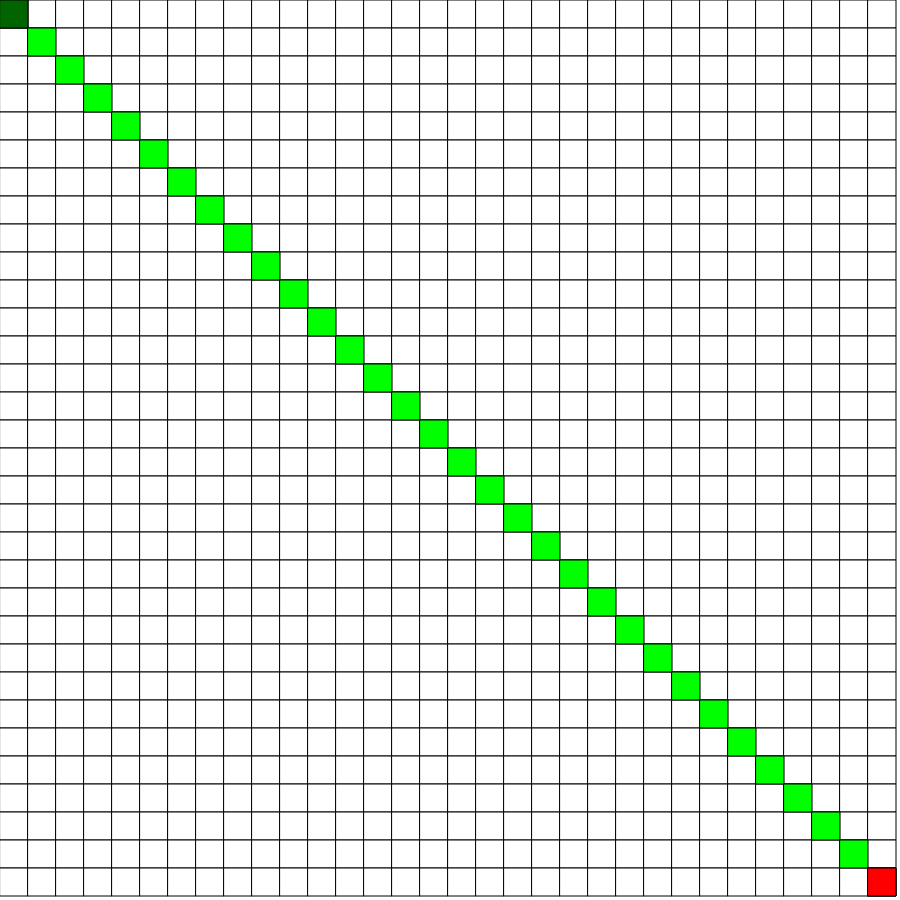
Frame 1 (no input)
Frame 60 (no input): identical to frame 1, image omitted
Frame 120 (the mouse pressed at the canvas centre since frame 60): identical to frame 1, image omitted

The p5.js sketch that drew this single still picture (run headless with seeded random() and noise() and a simulated clock; from frame 60 on, the mouse is pressed at the canvas centre):

// p5.js sketch
// ── sketch.js
const COLS = 32;
const ROWS = 32;
const windowRatio = window.innerHeight / window.innerWidth; //TODO: make the canvas exactly fit each pixel TODOTODO: canvas doesnt fit each pixel because stepsizes are floored
const width = Math.floor((window.innerWidth * windowRatio) * 0.9);
const height = Math.floor((window.innerHeight) * 0.9);
const stepSizeX = Math.floor(width / COLS);
const stepSizeY = Math.floor(height / ROWS);

let nodes = [];
let path = [];
let pathChanged = true;
let startNode = null
let endNode = null;

function setup() {
    createCanvas(width, height);
    //create nodes
    for(let node = 0; node < (ROWS * COLS); node++) {
        let coords = Node.getXYCoordFromNode(node);
        nodes.push(new Node(node,coords[0], coords[1]));
    }
    //run calculations on nodes
    for(let node = 0; node < (ROWS * COLS); node++) {
        // add neighbors around node
        let possible_neighbors = []
        for(let x = -1; x < 2; x++){
            for(let y = -1; y < 2; y++){
                let nodeX = Node.getXYCoordFromNode(node)[0] + x;
                let nodeY = Node.getXYCoordFromNode(node)[1] + y;
                if(nodeX >= 0 && nodeX < COLS && nodeY >= 0 && nodeY < ROWS && nodes[Node.getNodeFromXYCoord(nodeX, nodeY)] != nodes[node]){
                    possible_neighbors.push(nodes[Node.getNodeFromXYCoord(nodeX, nodeY)]);
                }
            }
        }
        nodes[node].setNeighbors(possible_neighbors);
        nodes[node].calculateHeuristic(nodes[nodes.length-1]);
    }

    startNode = nodes[0]
    endNode = nodes[nodes.length-1]
    Node.displayAll(nodes)
  }
  
  function draw() {
    if(pathChanged){
        let startTime = performance.now()
        path = aStar(startNode,endNode)
        console.log("solving took " + (performance.now() - startTime) + " ms")
        if(path){
            for (let i = 0; i < path.length; i++) {
                const node = path[i];
                node.setColor(color(0,255,0))
            }
        }
    }
    pathChanged = false;
    startNode.setColor(color(0,100,0))
    endNode.setColor(color(255,0,0))
  }


let currentClickedNode = null;
function getNodeFromScreenCoords(sx,sy){
    let x = sx;
    let y = sy;
    let pixelX = floor(x / stepSizeX);
    let pixelY = floor(y / stepSizeY);
    let clickedNode = nodes[Node.getNodeFromXYCoord(pixelX, pixelY)];
    return clickedNode
}
function mouseClicked(){
    let clickedNode = getNodeFromScreenCoords(mouseX,mouseY)
    if(clickedNode != undefined) {
        //Node.resetAllColors(nodes)
        //endNode = clickedNode;
    }
}
function doubleClicked(){
    let clickedNode = getNodeFromScreenCoords(mouseX,mouseY)
    if(clickedNode != undefined) {
        //clickedNode.walkable = false
        //clickedNode.color = color(0,0,0)
        //Node.resetAllColors(nodes)
    }
}

function mouseDragged(){
    let clickedNode = getNodeFromScreenCoords(mouseX,mouseY)
    if(clickedNode != undefined) {
        if(mouseIsPressed){
            if(clickedNode.walkable){
                clickedNode.walkable = false
                clickedNode.setColor(color(0,0,0))
                if(path && path.includes(clickedNode)){
                    Node.resetAllColors(path)
                    pathChanged = true;
                }
                attemptedSolveOnThisMaze = false
                clickedNode.display()
            }
        }
    }
}



function aStar(startNode, endNode){
    //init open sets with startNode
    let openSet = [startNode];
    openSet[0].f = openSet[0].g = 0;
    let closedSet = [];

    //loop until openset is empty
    while(openSet.length > 0){

        //get node with lowest f value
        let lowest = Infinity
        let currentNode = null;
        let currentIndex = -1;
        for(let i = 0; i < openSet.length; i++){
            if(openSet[i].f < lowest){
                lowest = openSet[i].f
                currentNode = openSet[i]
                currentIndex = i
            }
        }
        //move node to closedSet
        closedSet.push(currentNode)
        openSet.splice(currentIndex,1);

        //we found the goal
        if(currentNode === endNode){
            let ancestorNode = currentNode
            let path = [ancestorNode]
            while(ancestorNode.parent != null){
                path.push(ancestorNode.parent)
                ancestorNode = ancestorNode.parent
            }
            return path;
        }


        let adjacents = currentNode.neighbors
        //loop through adjacent nodes
        for(let i = 0; i < adjacents.length; i++){
            let searchingNode = adjacents[i]
            if(closedSet.includes(searchingNode) || !searchingNode.walkable) continue
            //if adjacent node is in the openset, see if the path to it is better
            if(openSet.includes(searchingNode)){
                let distToA = searchingNode.g
                let distToAFromB = Node.g(searchingNode,currentNode)

                if(distToAFromB < distToA){
                    searchingNode.g = distToAFromB
                    searchingNode.calculateHeuristic(endNode)
                    searchingNode.f = searchingNode.g + searchingNode.h
                    searchingNode.parent = currentNode
                }
            } else { // never seen before node
                openSet.push(searchingNode)
                searchingNode.g = Node.g(searchingNode,currentNode)
                searchingNode.calculateHeuristic(endNode)
                searchingNode.f = searchingNode.g + searchingNode.h
                //searchingNode.setColor(color(0,0,searchingNode.f/16 * 255))
                searchingNode.parent = currentNode
            }

        }
    }
}
// ── main.html
<!DOCTYPE html>
<html lang="en">
<head>
    <meta charset="UTF-8">
    <title>Pathfinding</title>
    <script src="https://cdn.jsdelivr.net/npm/p5@1.6.0/lib/p5.js"></script>
    <script src="sketch.js"></script>
    <link rel="stylesheet" href="style.css">
</head>
<body>
</body>
</html>
// ── node.js
class Node{

    static g(to,from){
        let x1 = to.x;
        let y1 = to.y;
        let x2 = from.x;
        let y2 = from.y;
        return from.g + Math.sqrt((x1 - x2) * (x1 - x2) + (y1 - y2) * (y1 - y2));
    }

    static getNodeFromXYCoord(x,y){
        return y * COLS + x;
    }

    static getXYCoordFromNode(num) {
        let x = (num % COLS)
        let y = Math.floor(num / COLS)
        return [x, y];
    }

    static displayAll(nodes){
        for (let node = 0; node < nodes.length; node += 1) {
            nodes[node].display()
        }
    }

    static resetAllColors(nodes){
        for (let node = 0; node < nodes.length; node += 1) {
            if(nodes[node].walkable){
                nodes[node].setColor(color(255,255,255))
            } else{
                nodes[node].setColor(color(0,0,0))
            }
        }
    }

    constructor(num,x,y){
        this.num = num;
        this.x = x;
        this.y = y;
        this.screenX = x * stepSizeX;
        this.screenY = y * stepSizeY;
        this.neighbors = [];
        this.heuristic = 0;
        this.walkable = true
        if(this.walkable){
            this.color = color(255,255,255);
        } else{
            this.color = color(0,0,0)
        }
    }

    setColor(color){
        if(this.color.levels[0] !== color.levels[0] || this.color.levels[1] !== color.levels[1] || this.color.levels[2] !== color.levels[2]){
            this.color = color
            this.display()
        }
    }

    getNeighbors(){
        return this.neighbors;
    }

    setNeighbors(neighbors){
        this.neighbors = neighbors;
    }

    calculateNeighbors(nodes){
        for(let node2 = 0; node2 < (ROWS * COLS); node2++) {
            let coords2 = Node.getXYCoordFromNode(node2);
            let x2 = coords2[0];
            let y2 = coords2[1];
            if(Math.abs(this.x - x2) <= 1 && Math.abs(this.y - y2) <= 1) {
                if(nodes[node2] != this){
                    this.neighbors.push(nodes[node2]);
                }
            }
        }
    }

    calculateHeuristic(goal){
        let x1 = this.x;
        let y1 = this.y;
        let x2 = goal.x;
        let y2 = goal.y;
        let distance = Math.sqrt((x1 - x2) * (x1 - x2) + (y1 - y2) * (y1 - y2)); //todo: remove sqrt when done
        this.h = distance;
    }

    colorNeighbours(color){
        for(let i = 0; i < this.neighbors.length; i++) {
            this.neighbors[i].color = color;
        }
    }
    unColorNeighbours(color){
        for(let i = 0; i < this.neighbors.length; i++) {
            this.neighbors[i].color = color
        }
    }

    display(){
        console.log("okay")
        fill(this.color);
        //rect(this.screenX, this.screenY, stepSizeX, stepSizeY);

        square(this.screenX, this.screenY, stepSizeX);
        //fill(0);
        //stroke(0);
        //line(this.screenX, this.screenY, this.screenX + stepSizeX, this.screenY);// top line
        //line(this.screenX, this.screenY + stepSizeY, this.screenX + stepSizeX, this.screenY + stepSizeY);// bottom line
        //line(this.screenX, this.screenY, this.screenX, this.screenY + stepSizeY);// left line
        //line(this.screenX + stepSizeX, this.screenY, this.screenX + stepSizeX, this.screenY + stepSizeY);// right line
        //text(this.num,this.screenX + stepSizeX/2,this.screenY + stepSizeY/2)
    }
}
// ── priorityqueue.js
class PriorityNode {
    constructor(val, pos){
        this.val = val;
        this.pos = pos
     }

     getFullValue(){
        return this.val;
     }
}

class PriorityQueue {
    constructor(valueFunction){
        this.nodes = [];
        PriorityNode.prototype.getValue = valueFunction || function(){return this.val};
    }

    clear(){
        this.nodes = []
    }

    isValid(n){
        if(n < this.nodes.length && n >= 0) return true
    }
    //returns node with smaller value
    getPriority(n1,n2,returnOnEqual){
        if(this.isValid(n1) && this.isValid(n2))
        {
            let diff = this.nodes[n1].getValue() - this.nodes[n2].getValue();
            if(diff < 0){
                return n1;
            } else if(diff > 0){
                return n2;
            } else{
                let diff2 = this.nodes[n1].getFullValue().h - this.nodes[n2].getFullValue().h;
                if(diff2 < 0){
                    return n1;
                } else if(diff2 > 0){
                    return n2;
                } else{
                    return returnOnEqual && n1 || -1;
                }
            }
        } else if(this.isValid(n1)){
            return n1
        } else if(this.isValid(n2)){
            return n2
        }
    }
    isEmpty(){
        return this.nodes.length === 0;
    }

    getMin(){
        return this.nodes[0];
    }

    createNode(val){
        let node = new PriorityNode(val,this.nodes.length);
        this.insert(node)
        return node;
    }

    popSmallest(){
        this.swap(0,this.nodes.length - 1)
        this.nodes.pop();
        this.bubbleDown(0);
    }

    insert(node){
        this.nodes.push(node);
        this.bubbleUp(node.pos);
    }

    bubbleUpOrDown(nodePos){
        if(!this.bubbleUp(nodePos)){
            this.bubbleDown(nodePos)
        }
    }

    bubbleUp(nodePos){
        if(nodePos != 0){
            let parentPos = this.parent(nodePos);
            let priority = this.getPriority(nodePos,parentPos);
            if(priority === nodePos){
                this.swap(nodePos, parentPos);
                this.bubbleUp(parentPos);
                return true
            }
        }
    }

    bubbleDown(nodePos){
        if(nodePos < this.nodes.length-1){
            let leftChild = this.leftChild(nodePos)
            let rightChild = this.rightChild(nodePos)
            let canBubbleDown = this.getPriority(nodePos,this.getPriority(leftChild,rightChild, true)) !== nodePos
            if(!canBubbleDown){
                return
            }
            if(leftChild < this.nodes.length && rightChild < this.nodes.length){
                let toSwap = this.getPriority(leftChild,rightChild, true)
                this.swap(toSwap, nodePos);
                this.bubbleDown(toSwap);
            } else if(leftChild < this.nodes.length){
                this.swap(leftChild, nodePos);
                this.bubbleDown(leftChild);
            } else if(rightChild < this.nodes.length){
                this.swap(rightChild, nodePos);
                this.bubbleDown(rightChild);
            }
        }
    }

    swap(n1,n2){
        let temp = this.nodes[n1];

        this.nodes[n1].pos = n2
        this.nodes[n2].pos = n1

        this.nodes[n1] = this.nodes[n2];
        this.nodes[n2] = temp;
    }

    leftChild(nodePos){
        return (2 * nodePos) + 1;
    }
    rightChild(nodePos){
        return (2 * nodePos) + 2;
    }
    parent(nodePos){
        return Math.floor((nodePos - 1) / 2);
    }
}
// ── style.css
canvas{
    /*border: 1px solid black;*/
    display: block;
    margin: 0 auto;
}

html, body {
  overflow-x: hidden;
  }
  body {
    position: relative;
  }
